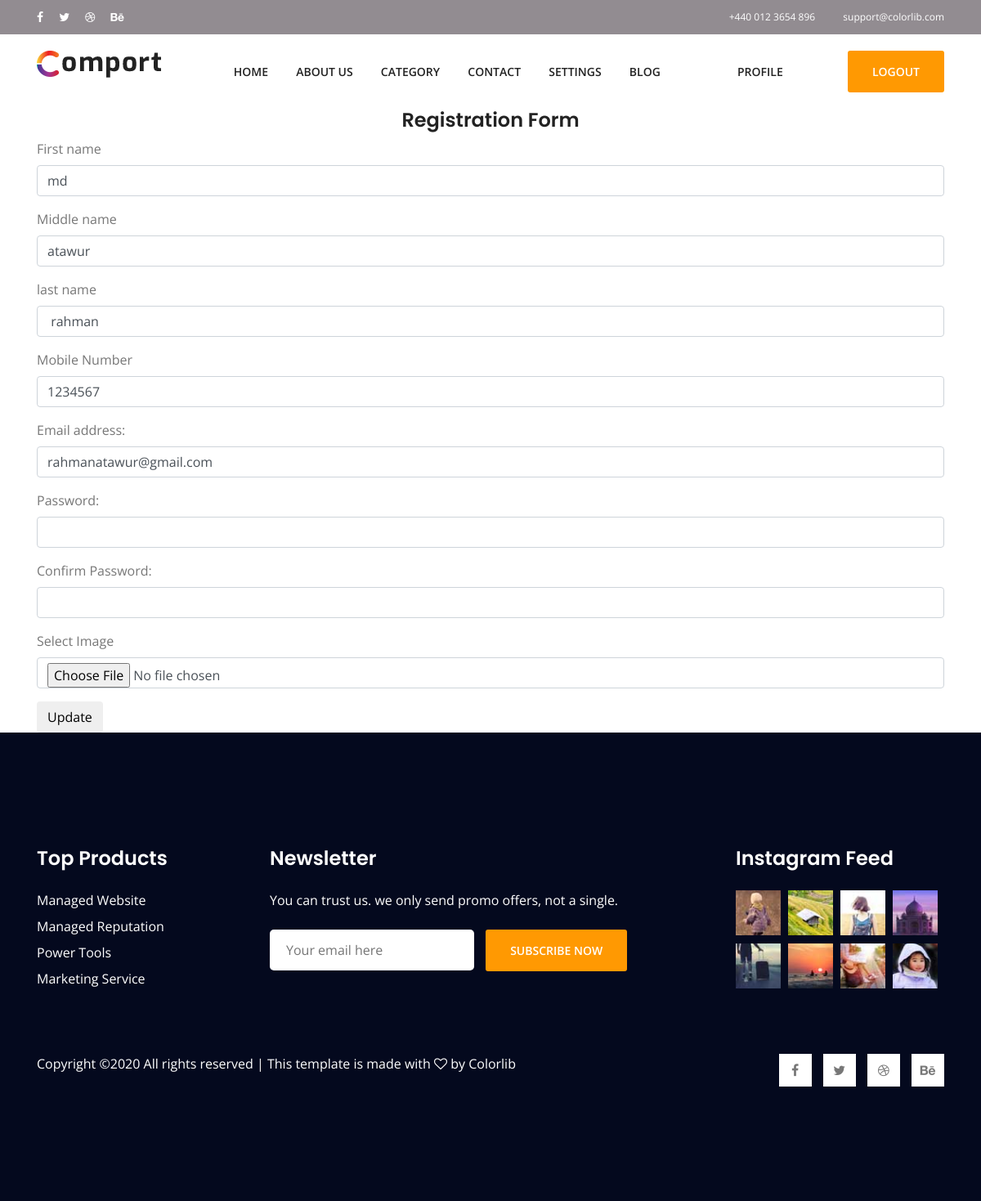
The page /edit_profile.php (signed in) on the database its author committed.
### tables this page shows
CREATE TABLE `users` (
  `users_id` int(11) NOT NULL,
  `first_name` varchar(200) NOT NULL,
  `middle_name` varchar(200) NOT NULL,
  `last_name` varchar(250) NOT NULL,
  `email` varchar(250) NOT NULL,
  `password` varchar(255) NOT NULL,
  `mobile_number` varchar(20) NOT NULL,
  `profile_picture` varchar(250) NOT NULL,
  `user_type_id` tinyint(2) NOT NULL DEFAULT 2
);

### functions.php (called while the page is built, shortened)
<?php
include_once('./db/db_connect.php');
function get_userinfo(){
    global $conn;
    $userid= $_SESSION['users_id'];
    $sql = "select *  from users where users_id=$userid";
    $query = mysqli_query($conn,$sql);
    $row = mysqli_fetch_assoc($query);
    return  $row;
}

### edit_profile.php (the view, shortened to what this page needs)
<?php
    include('./db/db_connect.php');
    include ('./functions.php');
    $user_info = get_userinfo();
?>
<?php
require_once("./header.php");
?>
<div class="container">
<h3 style='text-align:center'>Registration Form</h3>
<form action="./edit_profile.php?users_id=<?php  if(isset($user_info)){echo base64_encode($user_info['users_id']);}?>"  method="post" enctype="multipart/form-data">
<div class="form-group">
    <label for="first_name">First name</label>
    <input type="text" class="form-control" id="first_name" value="<?php  if(isset($fname)){echo $fname; } else if(isset($user_info)){echo $user_info['first_name'];}?>" name='fname' >
  </div>
  <div class="form-group">
    <label for="first_name">Middle name</label>
    <input type="text" class="form-control" id="middle_name"  value="<?php  if(isset($middle_name)){echo $middle_name; } else if(isset($user_info)){echo $user_info['middle_name'];}?>"  name="middle_name">
  </div>
  <div class="form-group">
    <label for="last_name">last name</label>
    <input type="text" class="form-control" id="last_name" value="<?php if(isset($last_name)){echo $last_name; } else  if(isset($user_info)){echo $user_info['last_name'];}?>"  name="last_name">
  </div>
  <div class="form-group">
    <label for="mobile_number">Mobile Number</label>
    <input type="text" class="form-control" id="mobile_number" value="<?php  if(isset($mobile_number)){echo $mobile_number; } else if(isset($user_info)){echo $user_info['mobile_number'];}?>"  name="mobile_number">
  </div>
  <div class="form-group">
    <label for="email">Email address:</label>
    <input type="text" class="form-control" id="email" value="<?php  if(isset($email)){echo $email; } else if(isset($user_info)){echo $user_info['email'];}?>" name='email'>
  </div>
  <div class="form-group">
    <label for="pwd">Password:</label>
    <input type="password" class="form-control" id="pwd"  autocomplete="new-password" name="password">
  </div>
  <div class="form-group">
    <label for="confirm_password">Confirm Password:</label>
    <input type="password" class="form-control" id="pwd"  name='confirm_password'>
  </div>
  <div class="form-group">
    <label for="confirm_password">Select Image</label>
    <input type="file" class="form-control" id="profile_pic"  name='profile_pic'>
  </div>
  <button type="submit" class="btn btn-default" name='update'>Update</button>
</form>
</div>
<?php
include_once("./footer.php");
?>

### assets/css/style.css (style rules this page uses)
body { color:#777;font-family:"Open Sans",sans-serif;font-weight:400 }
h3 { color:#222;text-transform:capitalize;font-family:"Poppins",sans-serif;font-size:20px;font-weight:600 }
h3 { font-size:24px }

### rows shown on the page
users: fname "md", middle_name "atawur", last_name "rahman", mobile_number "1234567", email "rahmanatawur@gmail.com"
